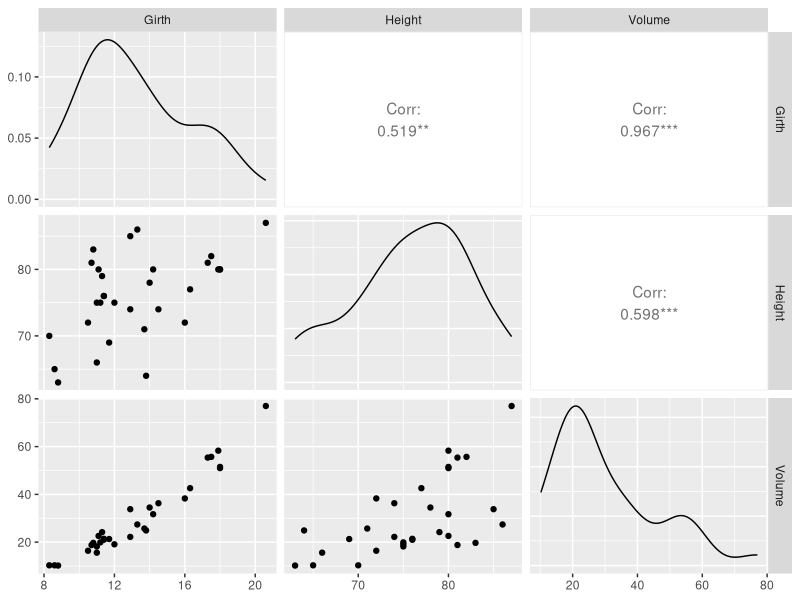
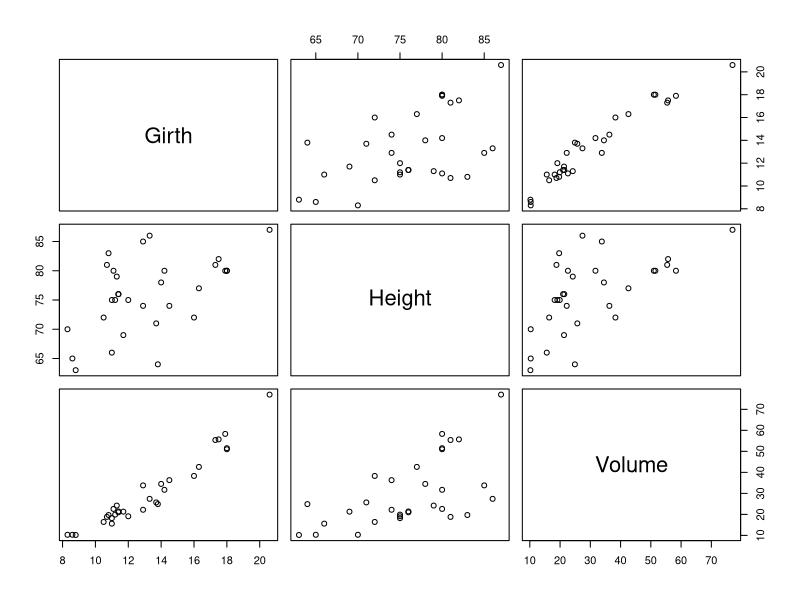
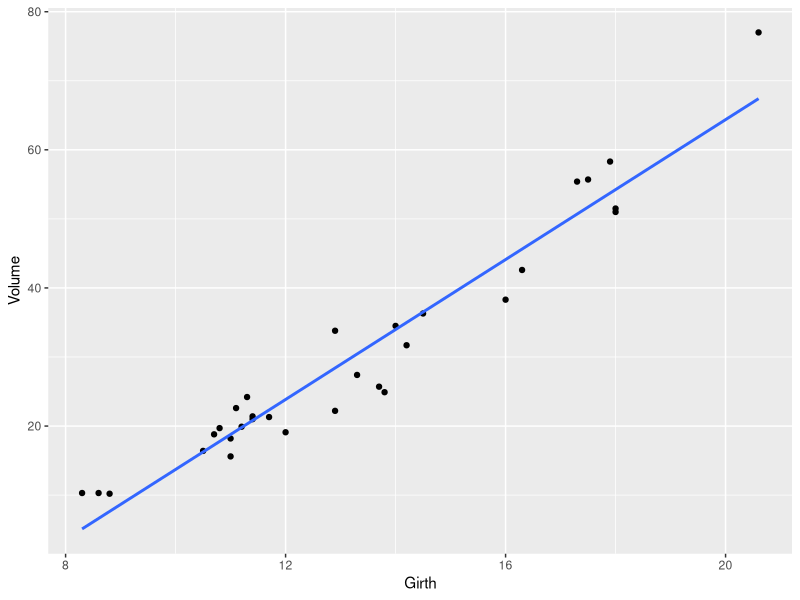
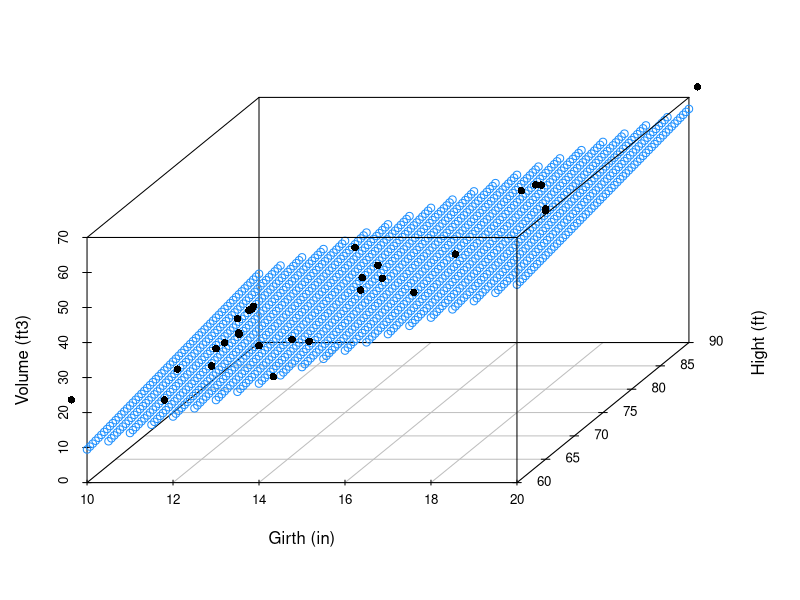
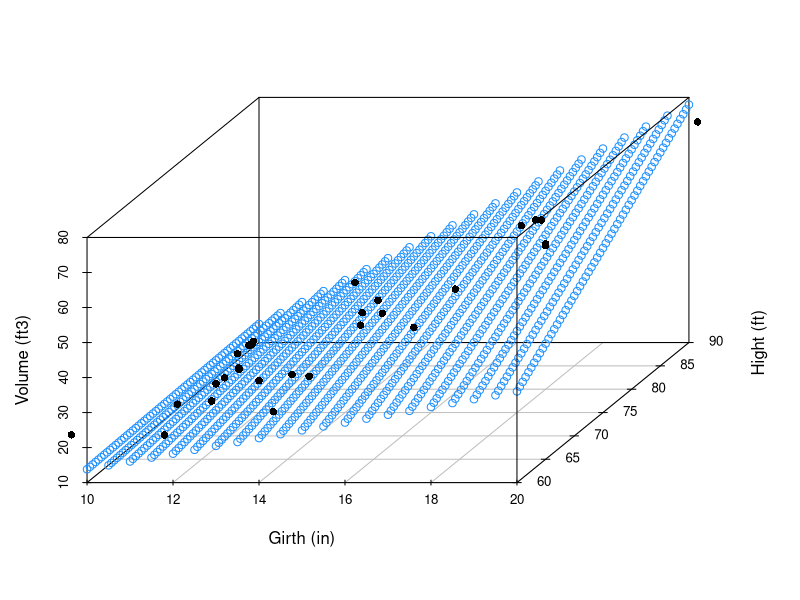

Source code (R) for these figures, in order:
# LINEAL REGRESSION & MULTIPLE LINEAL REGRESSION BASICS

# installing packages
library(tidyverse)
install.packages("datasets")
install.packages("GGally")
install.packages("scatterplot3d")
library(scatterplot3d)

# trees dataset
data("trees")
head(trees)

# we need to know wich variable is strongly related to volume
GGally::ggpairs(trees, 1:3) # we can do this
pairs(trees) # or this
# hypothesis : volume & girth are strongly related

# modeling
model1 <- lm(Volume ~ Girth, trees)
summary(model1) # is the hypothesis supported ? does the model fit well the data ?
# to answer these questions look at p-value , r-squared , residuals etc
# this also helps to answer the second question : 
# ggplot(trees, aes(model1$residuals))+geom_histogram(binwidth = 1)

# how the model does fit in a plot
ggplot(trees, aes(Girth, Volume))+geom_point()+stat_smooth(method = "lm" , se = FALSE)

# predicting
predict(model1 , data.frame(Girth = 18.2))
# it should have returned 46 but instead returned 55
# it´s not a bad prediction because it was relativily close
# but we need to improve it

###########################################################################################

# multiple linear regression
# if we use 2 variables (Height & Girth) instead of only Girth
# maybe we are gonna be able to make better predictions

# create another model
model2 <- lm(Volume ~ Girth + Height , trees)
summary(model2) # the model fits well the data

# creating vectors to make a 3d scatterplot
Girth_v <- seq(10,20, by=0.5) # girth vector
Height_v <- seq(60,90, by=0.5) #height vector
pred_grid <- expand.grid(Girth = Girth_v , Height = Height_v) # make a grid using the vectors
# predictions for volume based on the predictor variable grid
pred_grid$Volume2 <-predict(model2, new = pred_grid)
# 3d scatterplot
model2_3d <- scatterplot3d(pred_grid$Girth, pred_grid$Height, pred_grid$Volume2, angle = 60, color = "dodgerblue", pch = 1, ylab = "Hight (ft)", xlab = "Girth (in)", zlab = "Volume (ft3)" )
# print 3d scatterplot
model2_3d$points3d(trees$Girth, trees$Height, trees$Volume, pch=16)


# make predictions with the new model
predict(model2 , data.frame(Girth = 18.2, Height = 72))
# it should have return 46 instead of 52
# but the good news are that this time the result was closer
# that means that we improved

# model 3
model3 <- lm(Volume ~ Girth * Height, trees)
# this represents the interaction between 2 variables
# a * b is a shorthand for a + b + a*b
summary(model3) # the model fits well the data

# to see model 3 in 3d scatterplot
pred_grid$Volume3 <-predict(model3 , new = pred_grid)
model3_3d <- scatterplot3d(pred_grid$Girth, pred_grid$Height, pred_grid$Volume3, angle = 60, color = "dodgerblue", pch = 1, ylab = "Hight (ft)", xlab = "Girth (in)", zlab = "Volume (ft3)")
model3_3d$points3d(trees$Girth, trees$Height, trees$Volume, pch=16)

# and now we make the prediction again
predict(model3 , data.frame(Girth = 18.2, Height = 72))
# it returned 45.8
# really close to 46 !

# we made it !
# This was a step by step lineal regression tutorial
# I hope that this will help you
